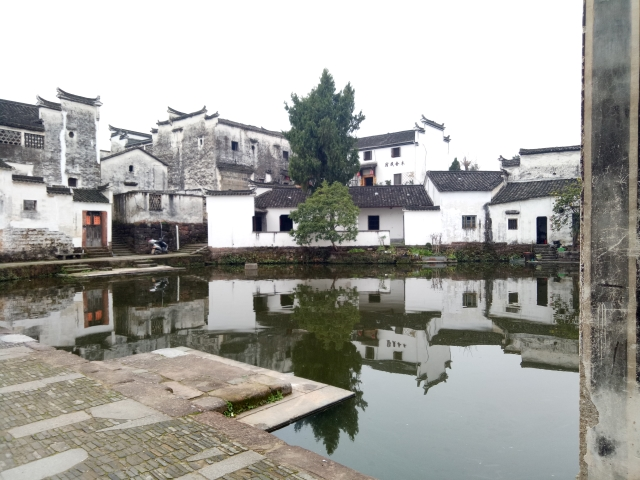
#> input picture 资源/实例代码/5.1.1  基本全局阈值处理/stardust/landscape.jpg, 640 x 480 px
$ python stardust.py
#> lines starting #> are read from the running program, lines starting #| are printed output that depends on the picture; after the words box and inside, x2 and y2 are one past the last pixel; in counts of white or black regions, pixels touching at a corner belong together
#> further down, img is the input picture: shape (480, 640, 3); mean B, G, R 158.4, 163.2, 163.8
#file      stardust.py
#author    凡尘(Kevin Brooks)
#version   1.0
#date      2020_08_04
#github    https://github.com/stardust-scitech/OpenCM
#copyright Copyright (C) 2018, Stardust Studio, All Rights Reserved
#license   http://www.apache.org/licenses/LICENSE-2.0

#导入cv2模块，定义别名为cv
import cv2 as cv
#导入2D绘图库功能模块，定义别名为plot
from matplotlib import pyplot as plot

def threshold_binary(img):
	#BGR(OpenCV使用BGR而非RGB格式)转灰度图像
	gray = cv.cvtColor(img, cv.COLOR_BGR2GRAY)
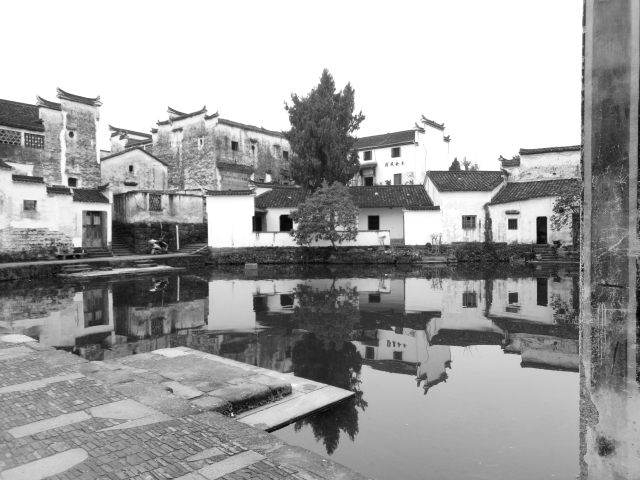
#> gray: shape (480, 640); min 4, max 255, mean 162.8
	#图像转为一维数组并获得灰度直方图以便调整算法的使用
	plot.hist(img.ravel(), 256, [0, 256])
	#显示直方图窗口
	plot.show()
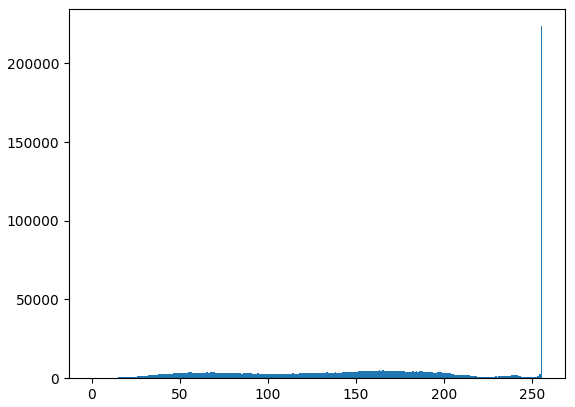
#> figure drawn by matplotlib, 1 panel; tallest bar 223589 high, from x = 255 to 256
	#局部特征峰值为160
	ret, binary = cv.threshold(gray, 160, 255, cv.THRESH_BINARY)
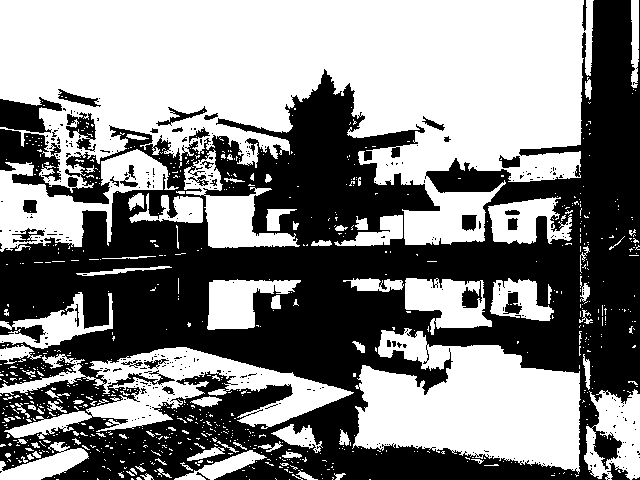
#> binary: shape (480, 640); 52.1% white; 343 black regions (311 under 20 px), largest, box (x1, y1, x2, y2) and area: (0, 0, 640, 480) 141364, (0, 97, 62, 133) 1328, (66, 112, 96, 152) 605
	#窗口输出指定图像
	cv.imshow("Threshold binary", binary)
	#输出窗口打印参数
	print("二值化阈值: %s" % ret)

#加载图片
img = cv.imread("landscape.jpg")
#显示彩色图像
cv.imshow("Color image",img)
#函数调用
threshold_binary(img)
#等待按下任意按键继续运行下一条语句
cv.waitKey(0)
